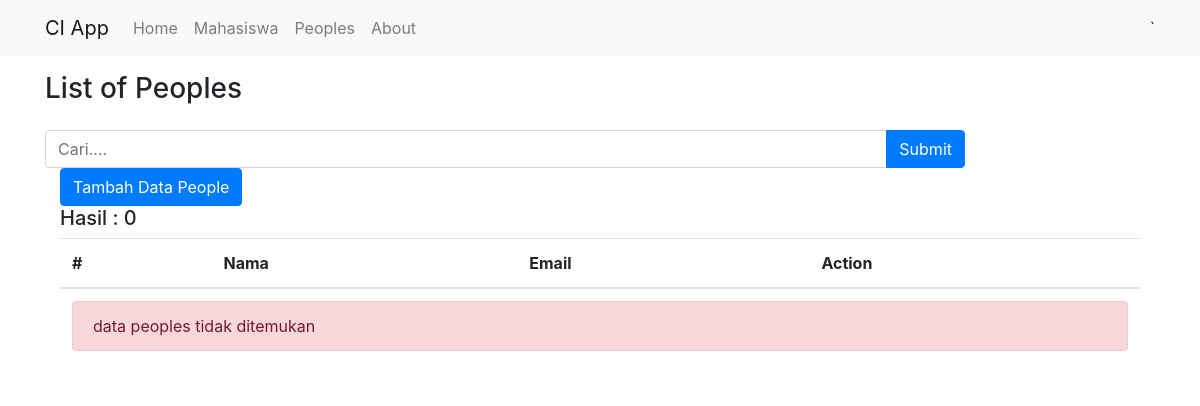
The page /index.php/peoples on the database as committed earlier.
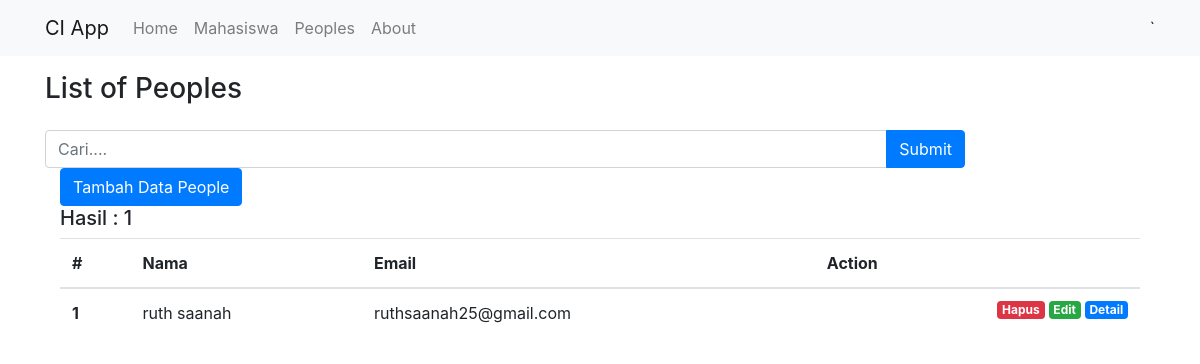
The same page on the database as committed later.
### tables this page shows
CREATE TABLE `peoples` (
  `id` int(250) NOT NULL,
  `nama` varchar(250) NOT NULL,
  `alamat` varchar(250) NOT NULL,
  `email` varchar(250) NOT NULL
);

### application/controllers/Peoples.php (called while the page is built, shortened)
<?php
class Peoples extends CI_Controller{
    public function __construct()
    {
        $this->load->model('Peoples_model');
        $this->load->library('form_validation');
    }
    public function index(){
        $data['judul'] = 'List of Peoples';
        $this->load->model('Peoples_model', 'peoples');
        $this->load->library('pagination');
        if($this->input->post('submit')){
            $data['keyword'] = $this->input->post('keyword');
            $this->session->set_userdata('keyword', $data['keyword']);
        }else{
            $data['keyword'] = $this->session->userdata('keyword');
        }
    $this->db->like('nama', $data['keyword']);
    $this->db->or_like('email', $data['keyword']);
    $this->db->from('peoples');
    $config['total_rows'] = $this->db->count_all_results();
    $data['total_rows'] = $config['total_rows'];
    $config['per_page'] = 5;
    $data['start'] = $this->uri->segment(3);
    $data['peoples'] = $this->peoples->getPeoples($config['per_page'], $data['start'], $data['keyword']);
    $this->load->view('templates/header', $data);
    $this->load->view('peoples/index', $data);
    $this->load->view('templates/footer');
    }
}

### index.php (called while the page is built, shortened)
<?php
require_once BASEPATH.'core/CodeIgniter.php';

### application/config/config.php (called while the page is built, shortened)
<?php
$config['base_url'] = 'http://localhost/ci-app1';
$config['index_page'] = '';
$config['uri_protocol']	= 'REQUEST_URI';
$config['url_suffix'] = '';
$config['language']	= 'english';
$config['charset'] = 'UTF-8';
$config['enable_hooks'] = FALSE;
$config['subclass_prefix'] = 'MY_';
$config['composer_autoload'] = FALSE;
$config['permitted_uri_chars'] = 'a-z 0-9~%.:_\-';
$config['enable_query_strings'] = FALSE;
$config['controller_trigger'] = 'c';
$config['function_trigger'] = 'm';
$config['directory_trigger'] = 'd';
$config['allow_get_array'] = TRUE;
$config['log_threshold'] = 0;
$config['log_path'] = '';
$config['log_file_extension'] = '';
$config['log_file_permissions'] = 0644;
$config['log_date_format'] = 'Y-m-d H:i:s';
$config['error_views_path'] = '';
$config['cache_path'] = '';
$config['cache_query_string'] = FALSE;
$config['encryption_key'] = '';
$config['sess_driver'] = 'files';
$config['sess_cookie_name'] = 'ci_session';
$config['sess_expiration'] = 7200;
$config['sess_save_path'] = NULL;
$config['sess_match_ip'] = FALSE;
$config['sess_time_to_update'] = 300;
$config['sess_regenerate_destroy'] = FALSE;
$config['cookie_prefix']	= '';
$config['cookie_domain']	= '';
$config['cookie_path']		= '/';
$config['cookie_secure']	= FALSE;
$config['cookie_httponly'] 	= FALSE;
$config['standardize_newlines'] = FALSE;
$config['global_xss_filtering'] = FALSE;
$config['csrf_protection'] = FALSE;
$config['csrf_token_name'] = 'csrf_test_name';
$config['csrf_cookie_name'] = 'csrf_cookie_name';
$config['csrf_expire'] = 7200;
$config['csrf_regenerate'] = TRUE;
$config['csrf_exclude_uris'] = array();
$config['compress_output'] = FALSE;
$config['time_reference'] = 'local';
$config['rewrite_short_tags'] = FALSE;
$config['proxy_ips'] = '';

### application/config/pagination.php (called while the page is built, shortened)
<?php
$config['base_url'] = 'http://localhost/ci-app/peoples/index';
$config['num_links'] = 9;
$config['full_tag_open'] = '<nav><ul class="pagination ">';
$config['full_tag_close'] = '</ul></nav>';
$config['first_link'] = 'First';
$config['first_tag_open'] = '<li class="page-item">';
$config['first_tag_close'] = '</li>';
$config['last_link'] = 'Last';
$config['Last_tag_open'] = '<li class="page-item">';
$config['Last_tag_close'] = '</li>';
$config['next_link'] = '&raquo';
$config['next_tag_open'] = '<li class="page-item">';

### application/models/Peoples_model.php (called while the page is built, shortened)
<?php
class Peoples_model extends CI_Model{
    public function getPeoples($limit, $start, $keyword = null){
        return $this->db->get('peoples', $limit, $start)->result_array();
    }
}

### application/views/peoples/index.php (the view, shortened to what the changed rows need)
<div class="container">
<div >
    <div >
        <div class="col-md">
            <h5>Hasil : <?= $total_rows ?></h5>
            <table class="table">
                <thead>
                    <tr>
                        <th>#</th>
                        <th>Nama</th>
                        <th>Email</th>
                        <th>Action</th>
                    </tr>
                </thead>
                <tbody>
                    <?php if(empty($peoples)) : ?>
                        <tr>
                            <td colspan="4">
                                <div class="alert alert-danger" role="alert">
                                    data peoples tidak ditemukan
                                </div>
                            </td>
                        </tr>
                    <?php endif ?>
                    <?php foreach($peoples as $people) : ?>
                        <tr>
                            <th><?= ++$start; ?></th>
                            <td><?= $people['nama']; ?></td>
                            <td><?= $people['email']; ?></td>
                            <td>
                                <a href="<?= base_url(); ?>peoples/detail/<?= $people['id']; ?>" class="badge badge-primary float-right ml-1">Detail</a>
                                <a href="<?= base_url(); ?>peoples/ubah/<?= $people['id']; ?>" class="badge badge-success float-right ml-1">Edit</a>
                                <a href="<?= base_url(); ?>peoples/hapus/<?= $people['id']; ?>" class="badge badge-danger float-right ml-1" onclick="return confirm('apakah anda yakin ingin menghapus data ini ?')">Hapus</a>
                            </td>
                        </tr>
                    <?php endforeach; ?>
                </tbody>
            </table>
        </div>
    </div>
</div>

Rows that differ between the two databases and show on the page:
added peoples: nama "ruth saanah", email "ruthsaanah25@gmail.com"
Other text that changed with them:
$total_rows: "0" → "1"
text no longer shown: "data peoples tidak ditemukan"
